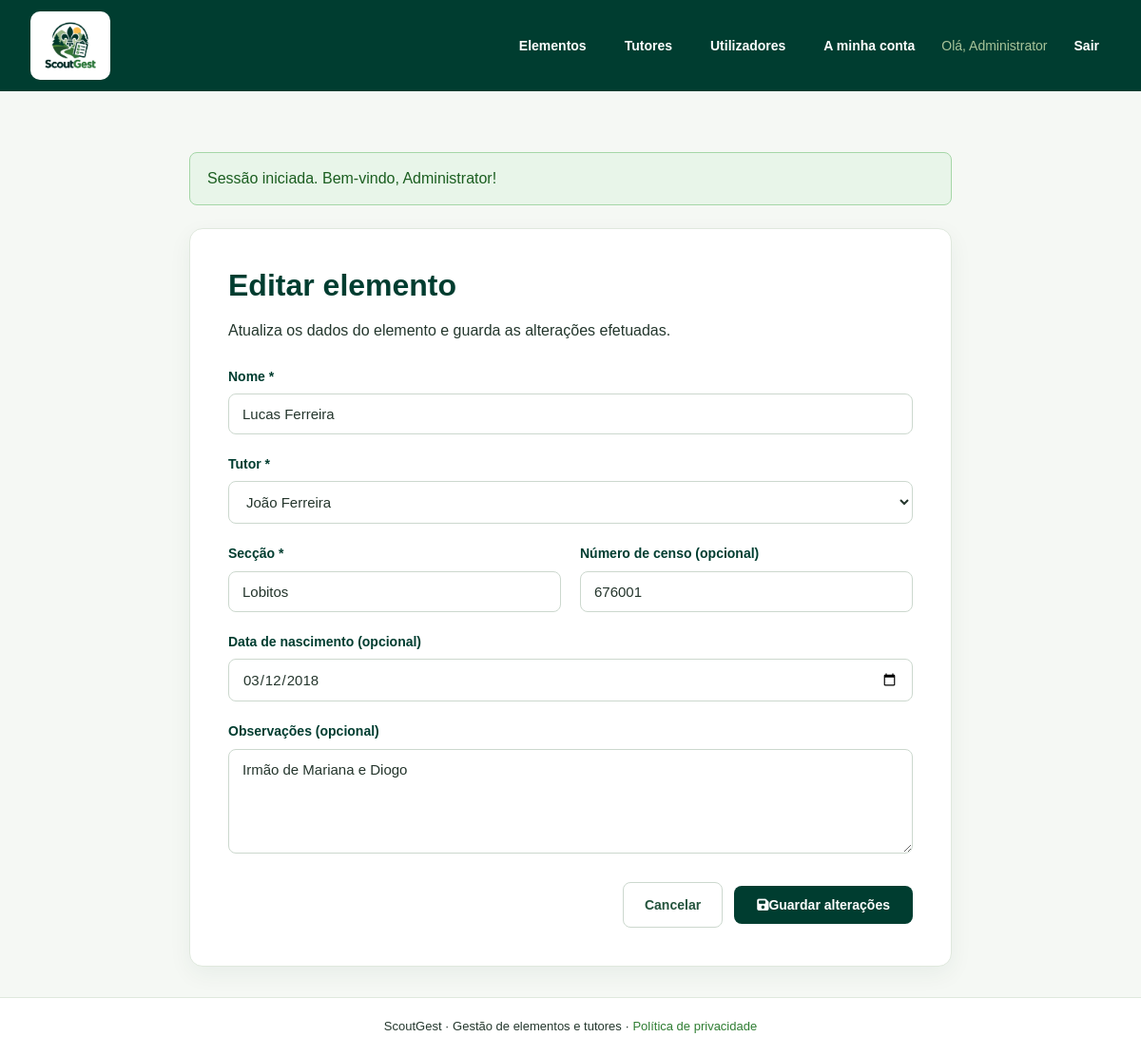
The app's page /elemento_editar.php?id=1 (signed in) with its own data.
### tables this page shows
CREATE TABLE elementos (
    id_elemento INT AUTO_INCREMENT PRIMARY KEY,
    id_tutor INT NOT NULL,
    nome VARCHAR(120) NOT NULL,
    numero_censo VARCHAR(20) NOT NULL UNIQUE,
    data_nascimento DATE NULL,
    seccao VARCHAR(30) NOT NULL,
    observacoes TEXT NULL,
    CONSTRAINT fk_elementos_tutores FOREIGN KEY (id_tutor)
        REFERENCES tutores (id_tutor) ON DELETE RESTRICT
);

CREATE TABLE tutores (
    id_tutor INT AUTO_INCREMENT PRIMARY KEY,
    nome VARCHAR(120) NOT NULL,
    telefone VARCHAR(20) NOT NULL,
    email VARCHAR(150) NULL UNIQUE
);

### includes/elemento_funcoes.php (called while the page is built, shortened)
<?php
function lista_tutores($pdo)
{
    $stmt = $pdo->prepare('SELECT id_tutor, nome FROM tutores ORDER BY nome');
    $stmt->execute();
    return $stmt->fetchAll(PDO::FETCH_ASSOC);
}

### includes/elemento_form.php (the view, shortened to what this page needs)
<form method="post"
      action="<?= htmlspecialchars($acao, ENT_QUOTES, 'UTF-8') ?>"
      id="form-principal"
      class="formulario formulario-elemento"
      novalidate>
    <div class="campo-formulario">
        <label for="nome">Nome *</label>
        <input type="text"
               id="nome"
               name="nome"
               maxlength="120"
               required
               value="<?= htmlspecialchars($elemento['nome'] ?? '', ENT_QUOTES, 'UTF-8') ?>">
    </div>
    <div class="campo-formulario">
        <label for="id_tutor">Tutor *</label>
        <select id="id_tutor"
                name="id_tutor"
                required>
            <?php foreach ($tutores as $tutor): ?>
                <option
                    value="<?= (int) $tutor['id_tutor'] ?>"
                    <?= $tutor['id_tutor'] == ($elemento['id_tutor'] ?? 0) ? 'selected' : '' ?>>
                    <?= htmlspecialchars($tutor['nome'], ENT_QUOTES, 'UTF-8') ?>
                </option>
            <?php endforeach; ?>
        </select>
    </div>
    <div class="formulario-linha">
        <div class="campo-formulario">
            <label for="seccao">Secção *</label>
            <input type="text"
                   id="seccao"
                   name="seccao"
                   maxlength="30"
                   required
                   value="<?= htmlspecialchars($elemento['seccao'] ?? '', ENT_QUOTES, 'UTF-8') ?>">
        </div>
        <div class="campo-formulario">
            <label for="numero_censo">Número de censo (opcional)</label>
            <input type="text"
                   id="numero_censo"
                   name="numero_censo"
                   maxlength="20"
                   value="<?= htmlspecialchars($elemento['numero_censo'] ?? '', ENT_QUOTES, 'UTF-8') ?>">
        </div>
    </div>
    <div class="campo-formulario">
        <label for="data_nascimento">
            Data de nascimento (opcional)
        </label>
        <input type="date"
               id="data_nascimento"
               name="data_nascimento"
               value="<?= htmlspecialchars($elemento['data_nascimento'] ?? '', ENT_QUOTES, 'UTF-8') ?>">
    </div>
    <div class="campo-formulario">
        <label for="observacoes">
            Observações (opcional)
        </label>
        <textarea id="observacoes"
                  name="observacoes"
                  rows="4"><?= htmlspecialchars($elemento['observacoes'] ?? '', ENT_QUOTES, 'UTF-8') ?></textarea>
    </div>
    <div class="formulario-acoes">
        <a href="elementos.php"
           class="botao-secundario">
            Cancelar
        </a>
        <button type="submit" class="botao-guardar">
            <i class="fa-solid fa-floppy-disk"
           aria-hidden="true"></i>
         Guardar alterações
        </button>
    </div>
</form>

### css/style.css (style rules this page uses)
:root { --sg-forest: #003D30; --sg-dark: #14532D; --sg-primary: #2E7D32; --sg-light: #A8C49A; --sg-field: #4D8B3A; --sg-accent: #FFC247; --sg-white: #FFFFFF; --sg-background: #F5F8F4; --sg-text: #24372D; --sg-border: #DFE8DD; --sg-danger: #9e2c2c; --sg-dangerdark: #570808; }
* { box-sizing: border-box; }
html { min-height: 100%; }
body { margin: 0; min-height: 100vh; display: flex; flex-direction: column; background: var(--sg-background); color: var(--sg-text); font-family: Arial, Helvetica, sans-serif; line-height: 1.6; }
a { color: var(--sg-primary); }
.formulario-elemento { display: flex; flex-direction: column; gap: 20px; width: 100%; max-width: 750px; margin-top: 24px; }
.formulario-elemento .campo-formulario { display: flex; flex-direction: column; gap: 7px; min-width: 0; }
.formulario-elemento .campo-formulario label { font-size: 14px; font-weight: 600; color: var(--sg-forest, #003D30); }
.formulario-elemento input, .formulario-elemento select, .formulario-elemento textarea { width: 100%; box-sizing: border-box; padding: 12px 14px; border: 1px solid #ccd8ce; border-radius: 8px; background: #ffffff; color: #24352c; font-family: inherit; font-size: 15px; transition: border-color 0.2s, box-shadow 0.2s; }
.formulario-elemento textarea { min-height: 110px; resize: vertical; }
.formulario-elemento .formulario-linha { display: grid; grid-template-columns: repeat(2, minmax(0, 1fr)); gap: 20px; }
.formulario-elemento .formulario-acoes { display: flex; justify-content: flex-end; align-items: center; flex-wrap: wrap; gap: 12px; margin-top: 10px; }
.formulario-elemento .botao-secundario { display: inline-flex; align-items: center; justify-content: center; padding: 12px 22px; border: 1px solid #ccd8ce; border-radius: 8px; background: #ffffff; color: #24543d; font-size: 14px; font-weight: 600; text-decoration: none; transition: background 0.2s; }
.formulario-elemento .botao-guardar { display: inline-flex; align-items: center; justify-content: center; padding: 12px 24px; border: none; border-radius: 8px; background: var(--sg-forest, #003D30); color: #ffffff; font-size: 14px; font-weight: 600; cursor: pointer; transition: background 0.2s; }

### records on screen
elementos: nome "Lucas Ferreira", id_tutor "João Ferreira", seccao "Lobitos", numero_censo "676001", data_nascimento "03/12/2018", observacoes "Irmão de Mariana e Diogo"

### other values on screen
$_SESSION['nome'] "Administrator"
$texto_mensagem "Sessão iniciada. Bem-vindo, Administrator!"
